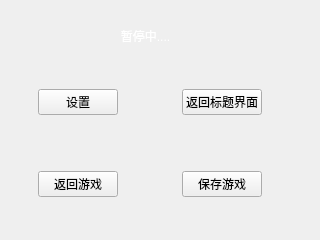
<?xml version="1.0" encoding="UTF-8"?>
<ui version="4.0">
 <class>PauseWidget</class>
 <widget class="QWidget" name="PauseWidget">
  <property name="geometry">
   <rect>
    <x>0</x>
    <y>0</y>
    <width>320</width>
    <height>240</height>
   </rect>
  </property>
  <property name="windowTitle">
   <string>Form</string>
  </property>
  <property name="autoFillBackground">
   <bool>true</bool>
  </property>
  <widget class="QStackedWidget" name="stackedWidget">
   <property name="geometry">
    <rect>
     <x>0</x>
     <y>-10</y>
     <width>320</width>
     <height>251</height>
    </rect>
   </property>
   <property name="autoFillBackground">
    <bool>false</bool>
   </property>
   <property name="currentIndex">
    <number>0</number>
   </property>
   <widget class="QWidget" name="page">
    <widget class="QLabel" name="title">
     <property name="geometry">
      <rect>
       <x>70</x>
       <y>30</y>
       <width>151</width>
       <height>31</height>
      </rect>
     </property>
     <property name="sizePolicy">
      <sizepolicy hsizetype="Preferred" vsizetype="Preferred">
       <horstretch>0</horstretch>
       <verstretch>0</verstretch>
      </sizepolicy>
     </property>
     <property name="palette">
      <palette>
       <active>
        <colorrole role="WindowText">
         <brush brushstyle="SolidPattern">
          <color alpha="255">
           <red>255</red>
           <green>255</green>
           <blue>255</blue>
          </color>
         </brush>
        </colorrole>
        <colorrole role="Button">
         <brush brushstyle="SolidPattern">
          <color alpha="255">
           <red>0</red>
           <green>0</green>
           <blue>0</blue>
          </color>
         </brush>
        </colorrole>
        <colorrole role="Light">
         <brush brushstyle="SolidPattern">
          <color alpha="255">
           <red>0</red>
           <green>0</green>
           <blue>0</blue>
          </color>
         </brush>
        </colorrole>
        <colorrole role="Midlight">
         <brush brushstyle="SolidPattern">
          <color alpha="255">
           <red>0</red>
           <green>0</green>
           <blue>0</blue>
          </color>
         </brush>
        </colorrole>
        <colorrole role="Dark">
         <brush brushstyle="SolidPattern">
          <color alpha="255">
           <red>0</red>
           <green>0</green>
           <blue>0</blue>
          </color>
         </brush>
        </colorrole>
        <colorrole role="Mid">
         <brush brushstyle="SolidPattern">
          <color alpha="255">
           <red>0</red>
           <green>0</green>
           <blue>0</blue>
          </color>
         </brush>
        </colorrole>
        <colorrole role="Text">
         <brush brushstyle="SolidPattern">
          <color alpha="255">
           <red>0</red>
           <green>0</green>
           <blue>0</blue>
          </color>
         </brush>
        </colorrole>
        <colorrole role="BrightText">
         <brush brushstyle="SolidPattern">
          <color alpha="255">
           <red>0</red>
           <green>0</green>
           <blue>0</blue>
          </color>
         </brush>
        </colorrole>
        <colorrole role="ButtonText">
         <brush brushstyle="SolidPattern">
          <color alpha="255">
           <red>0</red>
           <green>0</green>
           <blue>0</blue>
          </color>
         </brush>
        </colorrole>
        <colorrole role="Base">
         <brush brushstyle="SolidPattern">
          <color alpha="255">
           <red>0</red>
           <green>0</green>
           <blue>0</blue>
          </color>
         </brush>
        </colorrole>
        <colorrole role="Window">
         <brush brushstyle="SolidPattern">
          <color alpha="255">
           <red>0</red>
           <green>0</green>
           <blue>0</blue>
          </color>
         </brush>
        </colorrole>
        <colorrole role="Shadow">
         <brush brushstyle="SolidPattern">
          <color alpha="255">
           <red>0</red>
           <green>0</green>
           <blue>0</blue>
          </color>
         </brush>
        </colorrole>
        <colorrole role="Highlight">
         <brush brushstyle="SolidPattern">
          <color alpha="255">
           <red>0</red>
           <green>0</green>
           <blue>0</blue>
          </color>
         </brush>
        </colorrole>
        <colorrole role="HighlightedText">
         <brush brushstyle="SolidPattern">
          <color alpha="255">
           <red>0</red>
           <green>0</green>
           <blue>0</blue>
          </color>
         </brush>
        </colorrole>
        <colorrole role="Link">
         <brush brushstyle="SolidPattern">
          <color alpha="255">
           <red>0</red>
           <green>0</green>
           <blue>0</blue>
          </color>
         </brush>
        </colorrole>
        <colorrole role="LinkVisited">
         <brush brushstyle="SolidPattern">
          <color alpha="255">
           <red>0</red>
           <green>0</green>
           <blue>0</blue>
          </color>
         </brush>
        </colorrole>
        <colorrole role="AlternateBase">
         <brush brushstyle="SolidPattern">
          <color alpha="255">
           <red>0</red>
           <green>0</green>
           <blue>0</blue>
          </color>
         </brush>
        </colorrole>
        <colorrole role="ToolTipBase">
         <brush brushstyle="SolidPattern">
          <color alpha="255">
           <red>0</red>
           <green>0</green>
           <blue>0</blue>
          </color>
         </brush>
        </colorrole>
        <colorrole role="PlaceholderText">
         <brush brushstyle="SolidPattern">
          <color alpha="128">
           <red>0</red>
           <green>0</green>
           <blue>0</blue>
          </color>
         </brush>
        </colorrole>
       </active>
       <inactive>
        <colorrole role="WindowText">
         <brush brushstyle="SolidPattern">
          <color alpha="255">
           <red>255</red>
           <green>255</green>
           <blue>255</blue>
          </color>
         </brush>
        </colorrole>
        <colorrole role="Button">
         <brush brushstyle="SolidPattern">
          <color alpha="255">
           <red>0</red>
           <green>0</green>
           <blue>0</blue>
          </color>
         </brush>
        </colorrole>
        <colorrole role="Light">
         <brush brushstyle="SolidPattern">
          <color alpha="255">
           <red>0</red>
           <green>0</green>
           <blue>0</blue>
          </color>
         </brush>
        </colorrole>
        <colorrole role="Midlight">
         <brush brushstyle="SolidPattern">
          <color alpha="255">
           <red>0</red>
           <green>0</green>
           <blue>0</blue>
          </color>
         </brush>
        </colorrole>
        <colorrole role="Dark">
         <brush brushstyle="SolidPattern">
          <color alpha="255">
           <red>0</red>
           <green>0</green>
           <blue>0</blue>
          </color>
         </brush>
        </colorrole>
        <colorrole role="Mid">
         <brush brushstyle="SolidPattern">
          <color alpha="255">
           <red>0</red>
           <green>0</green>
           <blue>0</blue>
          </color>
         </brush>
        </colorrole>
        <colorrole role="Text">
         <brush brushstyle="SolidPattern">
          <color alpha="255">
           <red>0</red>
           <green>0</green>
           <blue>0</blue>
          </color>
         </brush>
        </colorrole>
        <colorrole role="BrightText">
         <brush brushstyle="SolidPattern">
          <color alpha="255">
           <red>0</red>
           <green>0</green>
           <blue>0</blue>
          </color>
         </brush>
        </colorrole>
        <colorrole role="ButtonText">
         <brush brushstyle="SolidPattern">
          <color alpha="255">
           <red>0</red>
           <green>0</green>
           <blue>0</blue>
          </color>
         </brush>
        </colorrole>
        <colorrole role="Base">
         <brush brushstyle="SolidPattern">
          <color alpha="255">
           <red>0</red>
           <green>0</green>
           <blue>0</blue>
          </color>
         </brush>
        </colorrole>
        <colorrole role="Window">
         <brush brushstyle="SolidPattern">
          <color alpha="255">
           <red>0</red>
           <green>0</green>
           <blue>0</blue>
          </color>
         </brush>
        </colorrole>
        <colorrole role="Shadow">
         <brush brushstyle="SolidPattern">
          <color alpha="255">
           <red>0</red>
           <green>0</green>
           <blue>0</blue>
          </color>
         </brush>
        </colorrole>
        <colorrole role="Highlight">
         <brush brushstyle="SolidPattern">
          <color alpha="255">
           <red>0</red>
           <green>0</green>
           <blue>0</blue>
          </color>
         </brush>
        </colorrole>
        <colorrole role="HighlightedText">
         <brush brushstyle="SolidPattern">
          <color alpha="255">
           <red>0</red>
           <green>0</green>
           <blue>0</blue>
          </color>
         </brush>
        </colorrole>
        <colorrole role="Link">
         <brush brushstyle="SolidPattern">
          <color alpha="255">
           <red>0</red>
           <green>0</green>
           <blue>0</blue>
          </color>
         </brush>
        </colorrole>
        <colorrole role="LinkVisited">
         <brush brushstyle="SolidPattern">
          <color alpha="255">
           <red>0</red>
           <green>0</green>
           <blue>0</blue>
          </color>
         </brush>
        </colorrole>
        <colorrole role="AlternateBase">
         <brush brushstyle="SolidPattern">
          <color alpha="255">
           <red>0</red>
           <green>0</green>
           <blue>0</blue>
          </color>
         </brush>
        </colorrole>
        <colorrole role="ToolTipBase">
         <brush brushstyle="SolidPattern">
          <color alpha="255">
           <red>0</red>
           <green>0</green>
           <blue>0</blue>
          </color>
         </brush>
        </colorrole>
        <colorrole role="PlaceholderText">
         <brush brushstyle="SolidPattern">
          <color alpha="128">
           <red>0</red>
           <green>0</green>
           <blue>0</blue>
          </color>
         </brush>
        </colorrole>
       </inactive>
       <disabled>
        <colorrole role="WindowText">
         <brush brushstyle="SolidPattern">
          <color alpha="255">
           <red>0</red>
           <green>0</green>
           <blue>0</blue>
          </color>
         </brush>
        </colorrole>
        <colorrole role="Button">
         <brush brushstyle="SolidPattern">
          <color alpha="255">
           <red>0</red>
           <green>0</green>
           <blue>0</blue>
          </color>
         </brush>
        </colorrole>
        <colorrole role="Light">
         <brush brushstyle="SolidPattern">
          <color alpha="255">
           <red>0</red>
           <green>0</green>
           <blue>0</blue>
          </color>
         </brush>
        </colorrole>
        <colorrole role="Midlight">
         <brush brushstyle="SolidPattern">
          <color alpha="255">
           <red>0</red>
           <green>0</green>
           <blue>0</blue>
          </color>
         </brush>
        </colorrole>
        <colorrole role="Dark">
         <brush brushstyle="SolidPattern">
          <color alpha="255">
           <red>0</red>
           <green>0</green>
           <blue>0</blue>
          </color>
         </brush>
        </colorrole>
        <colorrole role="Mid">
         <brush brushstyle="SolidPattern">
          <color alpha="255">
           <red>0</red>
           <green>0</green>
           <blue>0</blue>
          </color>
         </brush>
        </colorrole>
        <colorrole role="Text">
         <brush brushstyle="SolidPattern">
          <color alpha="255">
           <red>0</red>
           <green>0</green>
           <blue>0</blue>
          </color>
         </brush>
        </colorrole>
        <colorrole role="BrightText">
         <brush brushstyle="SolidPattern">
          <color alpha="255">
           <red>0</red>
           <green>0</green>
           <blue>0</blue>
          </color>
         </brush>
        </colorrole>
        <colorrole role="ButtonText">
         <brush brushstyle="SolidPattern">
          <color alpha="255">
           <red>0</red>
           <green>0</green>
           <blue>0</blue>
          </color>
         </brush>
        </colorrole>
        <colorrole role="Base">
         <brush brushstyle="SolidPattern">
          <color alpha="255">
           <red>0</red>
           <green>0</green>
           <blue>0</blue>
          </color>
         </brush>
        </colorrole>
        <colorrole role="Window">
         <brush brushstyle="SolidPattern">
          <color alpha="255">
           <red>0</red>
           <green>0</green>
           <blue>0</blue>
          </color>
         </brush>
        </colorrole>
        <colorrole role="Shadow">
         <brush brushstyle="SolidPattern">
          <color alpha="255">
           <red>0</red>
           <green>0</green>
           <blue>0</blue>
          </color>
         </brush>
        </colorrole>
        <colorrole role="Highlight">
         <brush brushstyle="SolidPattern">
          <color alpha="255">
           <red>0</red>
           <green>120</green>
           <blue>215</blue>
          </color>
         </brush>
        </colorrole>
        <colorrole role="HighlightedText">
         <brush brushstyle="SolidPattern">
          <color alpha="255">
           <red>0</red>
           <green>0</green>
           <blue>0</blue>
          </color>
         </brush>
        </colorrole>
        <colorrole role="Link">
         <brush brushstyle="SolidPattern">
          <color alpha="255">
           <red>0</red>
           <green>0</green>
           <blue>0</blue>
          </color>
         </brush>
        </colorrole>
        <colorrole role="LinkVisited">
         <brush brushstyle="SolidPattern">
          <color alpha="255">
           <red>0</red>
           <green>0</green>
           <blue>0</blue>
          </color>
         </brush>
        </colorrole>
        <colorrole role="AlternateBase">
         <brush brushstyle="SolidPattern">
          <color alpha="255">
           <red>0</red>
           <green>0</green>
           <blue>0</blue>
          </color>
         </brush>
        </colorrole>
        <colorrole role="ToolTipBase">
         <brush brushstyle="SolidPattern">
          <color alpha="255">
           <red>0</red>
           <green>0</green>
           <blue>0</blue>
          </color>
         </brush>
        </colorrole>
        <colorrole role="PlaceholderText">
         <brush brushstyle="SolidPattern">
          <color alpha="128">
           <red>0</red>
           <green>0</green>
           <blue>0</blue>
          </color>
         </brush>
        </colorrole>
       </disabled>
      </palette>
     </property>
     <property name="text">
      <string>暂停中....</string>
     </property>
     <property name="alignment">
      <set>Qt::AlignCenter</set>
     </property>
    </widget>
    <widget class="QWidget" name="">
     <property name="geometry">
      <rect>
       <x>-20</x>
       <y>50</y>
       <width>340</width>
       <height>206</height>
      </rect>
     </property>
     <layout class="QVBoxLayout" name="verticalLayout">
      <item>
       <spacer name="verticalSpacer_3">
        <property name="orientation">
         <enum>Qt::Vertical</enum>
        </property>
        <property name="sizeHint" stdset="0">
         <size>
          <width>20</width>
          <height>40</height>
         </size>
        </property>
       </spacer>
      </item>
      <item>
       <layout class="QHBoxLayout" name="horizontalLayout">
        <item>
         <spacer name="horizontalSpacer_2">
          <property name="orientation">
           <enum>Qt::Horizontal</enum>
          </property>
          <property name="sizeHint" stdset="0">
           <size>
            <width>40</width>
            <height>20</height>
           </size>
          </property>
         </spacer>
        </item>
        <item>
         <widget class="QPushButton" name="settingButton">
          <property name="text">
           <string>设置</string>
          </property>
         </widget>
        </item>
        <item>
         <spacer name="horizontalSpacer">
          <property name="orientation">
           <enum>Qt::Horizontal</enum>
          </property>
          <property name="sizeHint" stdset="0">
           <size>
            <width>40</width>
            <height>20</height>
           </size>
          </property>
         </spacer>
        </item>
        <item>
         <widget class="QPushButton" name="returnBackButton">
          <property name="text">
           <string>返回标题界面</string>
          </property>
         </widget>
        </item>
        <item>
         <spacer name="horizontalSpacer_3">
          <property name="orientation">
           <enum>Qt::Horizontal</enum>
          </property>
          <property name="sizeHint" stdset="0">
           <size>
            <width>40</width>
            <height>20</height>
           </size>
          </property>
         </spacer>
        </item>
       </layout>
      </item>
      <item>
       <spacer name="verticalSpacer">
        <property name="orientation">
         <enum>Qt::Vertical</enum>
        </property>
        <property name="sizeHint" stdset="0">
         <size>
          <width>20</width>
          <height>40</height>
         </size>
        </property>
       </spacer>
      </item>
      <item>
       <layout class="QHBoxLayout" name="horizontalLayout_2">
        <item>
         <spacer name="horizontalSpacer_10">
          <property name="orientation">
           <enum>Qt::Horizontal</enum>
          </property>
          <property name="sizeHint" stdset="0">
           <size>
            <width>40</width>
            <height>20</height>
           </size>
          </property>
         </spacer>
        </item>
        <item>
         <widget class="QPushButton" name="resumeButton">
          <property name="text">
           <string>返回游戏</string>
          </property>
         </widget>
        </item>
        <item>
         <spacer name="horizontalSpacer_8">
          <property name="orientation">
           <enum>Qt::Horizontal</enum>
          </property>
          <property name="sizeHint" stdset="0">
           <size>
            <width>40</width>
            <height>20</height>
           </size>
          </property>
         </spacer>
        </item>
        <item>
         <widget class="QPushButton" name="saveButton">
          <property name="text">
           <string>保存游戏</string>
          </property>
         </widget>
        </item>
        <item>
         <spacer name="horizontalSpacer_9">
          <property name="orientation">
           <enum>Qt::Horizontal</enum>
          </property>
          <property name="sizeHint" stdset="0">
           <size>
            <width>40</width>
            <height>20</height>
           </size>
          </property>
         </spacer>
        </item>
       </layout>
      </item>
      <item>
       <spacer name="verticalSpacer_2">
        <property name="orientation">
         <enum>Qt::Vertical</enum>
        </property>
        <property name="sizeHint" stdset="0">
         <size>
          <width>20</width>
          <height>40</height>
         </size>
        </property>
       </spacer>
      </item>
     </layout>
    </widget>
   </widget>
   <widget class="QWidget" name="page_2">
    <widget class="QWidget" name="layoutWidget">
     <property name="geometry">
      <rect>
       <x>30</x>
       <y>20</y>
       <width>271</width>
       <height>281</height>
      </rect>
     </property>
     <layout class="QVBoxLayout" name="verticalLayout_2">
      <item>
       <widget class="QLabel" name="label_2">
        <property name="text">
         <string>设置</string>
        </property>
        <property name="alignment">
         <set>Qt::AlignCenter</set>
        </property>
       </widget>
      </item>
      <item>
       <spacer name="verticalSpacer_4">
        <property name="orientation">
         <enum>Qt::Vertical</enum>
        </property>
        <property name="sizeHint" stdset="0">
         <size>
          <width>20</width>
          <height>40</height>
         </size>
        </property>
       </spacer>
      </item>
      <item>
       <layout class="QGridLayout" name="gridLayout_2">
        <item row="0" column="0">
         <spacer name="horizontalSpacer_6">
          <property name="orientation">
           <enum>Qt::Horizontal</enum>
          </property>
          <property name="sizeHint" stdset="0">
           <size>
            <width>40</width>
            <height>20</height>
           </size>
          </property>
         </spacer>
        </item>
        <item row="0" column="1">
         <widget class="QRadioButton" name="voiceRadioButton">
          <property name="text">
           <string>音量开关</string>
          </property>
         </widget>
        </item>
        <item row="0" column="2">
         <spacer name="horizontalSpacer_7">
          <property name="orientation">
           <enum>Qt::Horizontal</enum>
          </property>
          <property name="sizeHint" stdset="0">
           <size>
            <width>40</width>
            <height>20</height>
           </size>
          </property>
         </spacer>
        </item>
       </layout>
      </item>
      <item>
       <spacer name="verticalSpacer_5">
        <property name="orientation">
         <enum>Qt::Vertical</enum>
        </property>
        <property name="sizeHint" stdset="0">
         <size>
          <width>20</width>
          <height>40</height>
         </size>
        </property>
       </spacer>
      </item>
      <item>
       <layout class="QGridLayout" name="gridLayout">
        <item row="0" column="0">
         <spacer name="horizontalSpacer_4">
          <property name="orientation">
           <enum>Qt::Horizontal</enum>
          </property>
          <property name="sizeHint" stdset="0">
           <size>
            <width>40</width>
            <height>20</height>
           </size>
          </property>
         </spacer>
        </item>
        <item row="0" column="1">
         <widget class="QPushButton" name="returnPageButton">
          <property name="text">
           <string>返回</string>
          </property>
         </widget>
        </item>
        <item row="0" column="2">
         <spacer name="horizontalSpacer_5">
          <property name="orientation">
           <enum>Qt::Horizontal</enum>
          </property>
          <property name="sizeHint" stdset="0">
           <size>
            <width>40</width>
            <height>20</height>
           </size>
          </property>
         </spacer>
        </item>
       </layout>
      </item>
      <item>
       <spacer name="verticalSpacer_6">
        <property name="orientation">
         <enum>Qt::Vertical</enum>
        </property>
        <property name="sizeHint" stdset="0">
         <size>
          <width>20</width>
          <height>40</height>
         </size>
        </property>
       </spacer>
      </item>
     </layout>
    </widget>
   </widget>
   <widget class="QWidget" name="VictoryPage">
    <widget class="QTextBrowser" name="textBrowser">
     <property name="geometry">
      <rect>
       <x>20</x>
       <y>30</y>
       <width>171</width>
       <height>51</height>
      </rect>
     </property>
     <property name="html">
      <string>&lt;!DOCTYPE HTML PUBLIC &quot;-//W3C//DTD HTML 4.0//EN&quot; &quot;http://www.w3.org/TR/REC-html40/strict.dtd&quot;&gt;
&lt;html&gt;&lt;head&gt;&lt;meta name=&quot;qrichtext&quot; content=&quot;1&quot; /&gt;&lt;style type=&quot;text/css&quot;&gt;
p, li { white-space: pre-wrap; }
&lt;/style&gt;&lt;/head&gt;&lt;body style=&quot; font-family:'SimSun'; font-size:9pt; font-weight:400; font-style:normal;&quot;&gt;
&lt;p style=&quot; margin-top:0px; margin-bottom:0px; margin-left:0px; margin-right:0px; -qt-block-indent:0; text-indent:0px;&quot;&gt;Congratulations！&lt;/p&gt;
&lt;p style=&quot; margin-top:0px; margin-bottom:0px; margin-left:0px; margin-right:0px; -qt-block-indent:0; text-indent:0px;&quot;&gt;你的最终得分为：&lt;/p&gt;&lt;/body&gt;&lt;/html&gt;</string>
     </property>
    </widget>
    <widget class="QLabel" name="Marks">
     <property name="geometry">
      <rect>
       <x>80</x>
       <y>100</y>
       <width>151</width>
       <height>71</height>
      </rect>
     </property>
     <property name="text">
      <string/>
     </property>
     <property name="alignment">
      <set>Qt::AlignCenter</set>
     </property>
    </widget>
    <widget class="QPushButton" name="ReturnButton">
     <property name="geometry">
      <rect>
       <x>110</x>
       <y>190</y>
       <width>93</width>
       <height>28</height>
      </rect>
     </property>
     <property name="text">
      <string>返回标题界面</string>
     </property>
    </widget>
   </widget>
   <widget class="QWidget" name="FailurePage">
    <widget class="QPushButton" name="ReturnButton_2">
     <property name="geometry">
      <rect>
       <x>110</x>
       <y>200</y>
       <width>93</width>
       <height>28</height>
      </rect>
     </property>
     <property name="text">
      <string>返回标题界面</string>
     </property>
    </widget>
    <widget class="QTextBrowser" name="textBrowser_2">
     <property name="geometry">
      <rect>
       <x>20</x>
       <y>40</y>
       <width>211</width>
       <height>51</height>
      </rect>
     </property>
     <property name="html">
      <string>&lt;!DOCTYPE HTML PUBLIC &quot;-//W3C//DTD HTML 4.0//EN&quot; &quot;http://www.w3.org/TR/REC-html40/strict.dtd&quot;&gt;
&lt;html&gt;&lt;head&gt;&lt;meta name=&quot;qrichtext&quot; content=&quot;1&quot; /&gt;&lt;style type=&quot;text/css&quot;&gt;
p, li { white-space: pre-wrap; }
&lt;/style&gt;&lt;/head&gt;&lt;body style=&quot; font-family:'SimSun'; font-size:9pt; font-weight:400; font-style:normal;&quot;&gt;
&lt;p style=&quot; margin-top:0px; margin-bottom:0px; margin-left:0px; margin-right:0px; -qt-block-indent:0; text-indent:0px;&quot;&gt;差了一点，真是可惜啊！&lt;/p&gt;
&lt;p style=&quot; margin-top:0px; margin-bottom:0px; margin-left:0px; margin-right:0px; -qt-block-indent:0; text-indent:0px;&quot;&gt;你的最终得分为：&lt;/p&gt;&lt;/body&gt;&lt;/html&gt;</string>
     </property>
    </widget>
    <widget class="QLabel" name="Marks_2">
     <property name="geometry">
      <rect>
       <x>90</x>
       <y>110</y>
       <width>151</width>
       <height>71</height>
      </rect>
     </property>
     <property name="text">
      <string/>
     </property>
     <property name="alignment">
      <set>Qt::AlignCenter</set>
     </property>
    </widget>
   </widget>
  </widget>
 </widget>
 <resources/>
 <connections/>
</ui>
